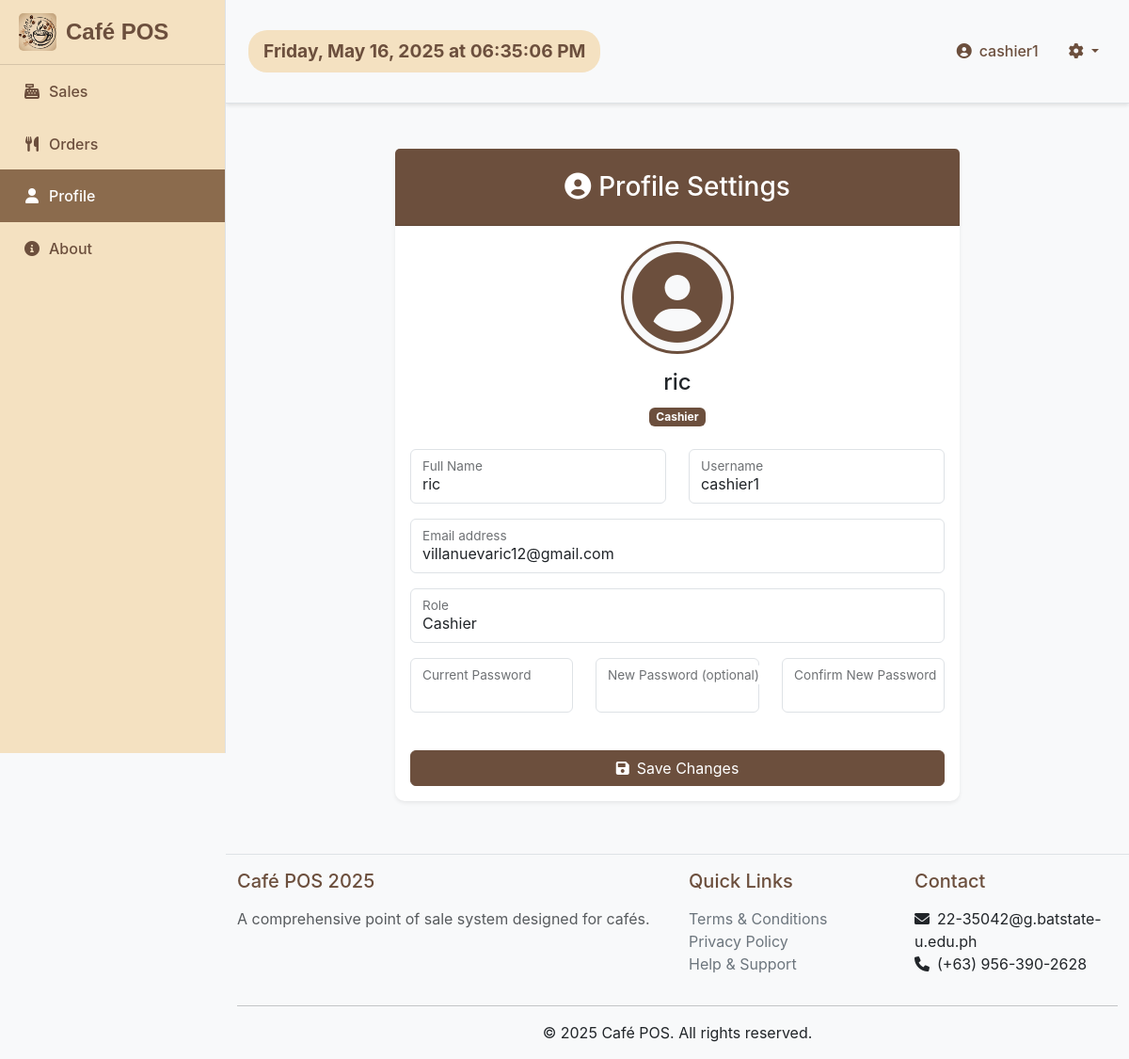
The app's page /dist/profile.php (signed in) with its own data.
### tables this page shows
CREATE TABLE users (
    user_ID INT AUTO_INCREMENT PRIMARY KEY,
    name VARCHAR(255) NOT NULL,
    username VARCHAR(50) NOT NULL,
    password VARCHAR(255) NOT NULL,
    email VARCHAR(100) NOT NULL,
    role ENUM('cashier', 'manager', 'kitchen') NOT NULL
);

### dist/profile.php (the view, shortened to what this page needs)
<?php
include('../includes/db-conn.php');
$user_id = $_SESSION['user_ID'];
$stmt = $conn->prepare("SELECT * FROM users WHERE user_ID = ?");
$stmt->bind_param("i", $user_id);
$stmt->execute();
$result = $stmt->get_result();
$user_data = $result->fetch_assoc();
?>
<!DOCTYPE html>
<html lang="en">
<head>
    <link href="https://cdn.jsdelivr.net/npm/bootstrap@5.3.0/dist/css/bootstrap.min.css" rel="stylesheet">
    <link href="https://cdnjs.cloudflare.com/ajax/libs/font-awesome/6.0.0/css/all.min.css" rel="stylesheet">
    <link href="css/styles.css" rel="stylesheet" />
</head>
<body>
    <div class="d-flex" id="wrapper">
        <?php include('../includes/sidebar.php'); ?>
        <div id="page-content-wrapper">
            <?php include('../includes/nav.php'); ?>
            <div class="container-fluid px-4">
                <div class="row justify-content-center">
                    <div class="col-lg-8">
                        <div class="card shadow-sm border-0 rounded-lg mt-4">
                            <div class="card-header bg-primary text-white">
                                <h3 class="text-center font-weight-light my-2">
                                    <i class="fas fa-user-circle me-2"></i>Profile Settings
                                </h3>
                            </div>
                            <div class="card-body">
                                <div class="text-center mb-4">
                                    <div class="profile-image">
                                        <i class="fas fa-user-circle fa-6x text-primary"></i>
                                    </div>
                                    <h4 class="mt-3"><?php echo htmlspecialchars($user_data['name']); ?></h4>
                                    <span class="badge bg-primary"><?php echo ucfirst(htmlspecialchars($user_data['role'])); ?></span>
                                </div>
                                <form method="POST" action="profile.php" id="profileForm" class="needs-validation" novalidate>
                                    <div class="row">
                                        <div class="col-md-6">
                                            <div class="form-floating mb-3">
                                                <input class="form-control" id="name" name="name" type="text"
                                                       value="<?php echo htmlspecialchars($user_data['name']); ?>" required
                                                       pattern="[A-Za-z\s]+" title="Please enter a valid name (letters and spaces only)"/>
                                                <label for="name">Full Name</label>
                                            </div>
                                        </div>
                                        <div class="col-md-6">
                                            <div class="form-floating mb-3">
                                                <input class="form-control" id="username" name="username" type="text"
                                                       value="<?php echo htmlspecialchars($user_data['username']); ?>"
                                                       <?php echo ($_SESSION['role'] !== 'manager') ? 'readonly' : 'required'; ?>
                                                       pattern="[A-Za-z0-9_]+" title="Username can only contain letters, numbers, and underscores"/>
                                                <label for="username">Username</label>
                                            </div>
                                        </div>
                                    </div>
                                    <div class="form-floating mb-3">
                                        <input class="form-control" id="email" name="email" type="email"
                                               value="<?php echo htmlspecialchars($user_data['email']); ?>" required />
                                        <label for="email">Email address</label>
                                    </div>
                                    <div class="form-floating mb-3">
                                        <input class="form-control" id="role" type="text"
                                               value="<?php echo ucfirst(htmlspecialchars($user_data['role'])); ?>" readonly />
                                        <label for="role">Role</label>
                                    </div>
                                    <div class="row mb-3">
                                        <div class="col-md-4">
                                            <div class="form-floating mb-3">
                                                <input class="form-control" id="currentPassword" name="current_password"
                                                       type="password" required />
                                                <label for="currentPassword">Current Password</label>
                                            </div>
                                        </div>
                                        <div class="col-md-4">
                                            <div class="form-floating mb-3">
                                                <input class="form-control" id="newPassword" name="new_password"
                                                       type="password" pattern="^(?=.*[A-Za-z])(?=.*\d)[A-Za-z\d]{8,}$"
                                                       title="Password must be at least 8 characters long and contain at least one letter and one number"/>
                                                <label for="newPassword">New Password (optional)</label>
                                            </div>
                                        </div>
                                        <div class="col-md-4">
                                            <div class="form-floating mb-3">
                                                <input class="form-control" id="confirmPassword" name="confirm_password"
                                                       type="password"/>
                                                <label for="confirmPassword">Confirm New Password</label>
                                            </div>
                                        </div>
                                    </div>
                                    <div class="mt-4 mb-0">
                                        <div class="d-grid">
                                            <button type="submit" name="update_profile" class="btn btn-primary btn-block">
                                                <i class="fas fa-save me-2"></i>Save Changes
                                            </button>
                                        </div>
                                    </div>
                                </form>
                            </div>
                        </div>
                    </div>
                </div>
            </div>
            <footer class="footer mt-auto py-3 bg-light">
                <div class="container">
                    <div class="row">
                        <div class="col-md-6">
                            <h5>Café POS 2025</h5>
                            <p class="text-muted">A comprehensive point of sale system designed for cafés.</p>
                        </div>
                        <div class="col-md-3">
                            <h5>Quick Links</h5>
                            <ul class="list-unstyled">
                                <li><a href="#" data-bs-toggle="modal" data-bs-target="#termsModal">Terms & Conditions</a></li>
                                <li><a href="#" data-bs-toggle="modal" data-bs-target="#privacyModal">Privacy Policy</a></li>
                                <li><a href="#" data-bs-toggle="modal" data-bs-target="#helpModal">Help & Support</a></li>
                            </ul>
                        </div>
                        <div class="col-md-3">
                            <h5>Contact</h5>
                            <ul class="list-unstyled">
                                <li><i class="fas fa-envelope me-2"></i>22-35042@g.batstate-u.edu.ph</li>
                                <li><i class="fas fa-phone me-2"></i>(+63) 956-390-2628</li>
                            </ul>
                        </div>
                    </div>
                    <hr>
                    <div class="text-center">
                        <p class="mb-0">&copy; <?php echo date('Y'); ?> Café POS. All rights reserved.</p>
                    </div>
                </div>
            </footer>
        </div>
    </div>
</body>
</html>

### includes/sidebar.php (style rules this page uses)
#page-content-wrapper { margin-left: 15rem; width: calc(100% - 15rem); transition: all 0.3s ease-in-out; }

### dist/profile.php (style rules this page uses)
.profile-image { width: 120px; height: 120px; margin: 0 auto; display: flex; align-items: center; justify-content: center; background-color: #f8f9fa; border-radius: 50%; border: 3px solid #6c4f3d; }
.card { margin-bottom: 2rem; }
.form-floating > .form-control:focus, .form-floating > .form-control:not(:placeholder-shown) { padding-top: 1.625rem; padding-bottom: 0.625rem; }
.footer { background-color: #f8f9fa; padding: 2rem 0; margin-top: 3rem; border-top: 1px solid #dee2e6; }
.footer h5 { color: #6c4f3d; margin-bottom: 1rem; }
.footer a { color: #6c757d; text-decoration: none; }

### records on screen
users: name "ric", role "Cashier", username "cashier1", email "villanuevaric12@gmail.com"

### other values on screen
$_SESSION['username'] "cashier1"
